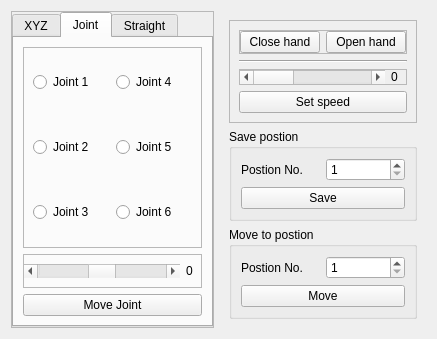
<?xml version="1.0" encoding="UTF-8"?>
<ui version="4.0">
 <class>ManualControl</class>
 <widget class="QWidget" name="ManualControl">
  <property name="geometry">
   <rect>
    <x>0</x>
    <y>0</y>
    <width>437</width>
    <height>320</height>
   </rect>
  </property>
  <property name="windowTitle">
   <string>Manual control</string>
  </property>
  <layout class="QHBoxLayout" name="horizontalLayout">
   <item>
    <widget class="QFrame" name="frame">
     <property name="frameShape">
      <enum>QFrame::StyledPanel</enum>
     </property>
     <property name="frameShadow">
      <enum>QFrame::Raised</enum>
     </property>
     <layout class="QVBoxLayout" name="verticalLayout">
      <property name="spacing">
       <number>0</number>
      </property>
      <property name="margin">
       <number>0</number>
      </property>
      <item>
       <widget class="QTabWidget" name="tabWidget">
        <property name="sizePolicy">
         <sizepolicy hsizetype="Ignored" vsizetype="Expanding">
          <horstretch>0</horstretch>
          <verstretch>0</verstretch>
         </sizepolicy>
        </property>
        <property name="minimumSize">
         <size>
          <width>150</width>
          <height>0</height>
         </size>
        </property>
        <property name="tabPosition">
         <enum>QTabWidget::North</enum>
        </property>
        <property name="tabShape">
         <enum>QTabWidget::Rounded</enum>
        </property>
        <property name="currentIndex">
         <number>1</number>
        </property>
        <widget class="QWidget" name="xyz">
         <attribute name="title">
          <string>XYZ</string>
         </attribute>
         <layout class="QVBoxLayout" name="verticalLayout_5">
          <item>
           <widget class="QFrame" name="frame_8">
            <property name="frameShape">
             <enum>QFrame::StyledPanel</enum>
            </property>
            <property name="frameShadow">
             <enum>QFrame::Raised</enum>
            </property>
            <layout class="QGridLayout" name="gridLayout_4">
             <item row="0" column="3">
              <spacer name="horizontalSpacer">
               <property name="orientation">
                <enum>Qt::Horizontal</enum>
               </property>
               <property name="sizeHint" stdset="0">
                <size>
                 <width>40</width>
                 <height>20</height>
                </size>
               </property>
              </spacer>
             </item>
             <item row="1" column="3">
              <spacer name="horizontalSpacer_2">
               <property name="orientation">
                <enum>Qt::Horizontal</enum>
               </property>
               <property name="sizeHint" stdset="0">
                <size>
                 <width>40</width>
                 <height>20</height>
                </size>
               </property>
              </spacer>
             </item>
             <item row="1" column="2">
              <widget class="QSpinBox" name="sb_xyzY">
               <property name="minimum">
                <number>-30</number>
               </property>
               <property name="maximum">
                <number>30</number>
               </property>
              </widget>
             </item>
             <item row="0" column="1">
              <widget class="QLabel" name="label">
               <property name="text">
                <string>X:</string>
               </property>
              </widget>
             </item>
             <item row="2" column="2">
              <widget class="QSpinBox" name="sb_xyzZ">
               <property name="minimum">
                <number>-30</number>
               </property>
               <property name="maximum">
                <number>30</number>
               </property>
              </widget>
             </item>
             <item row="2" column="1">
              <widget class="QLabel" name="label_5">
               <property name="text">
                <string>Z:</string>
               </property>
              </widget>
             </item>
             <item row="0" column="2">
              <widget class="QSpinBox" name="sb_xyzX">
               <property name="minimum">
                <number>-30</number>
               </property>
               <property name="maximum">
                <number>30</number>
               </property>
              </widget>
             </item>
             <item row="1" column="1">
              <widget class="QLabel" name="label_4">
               <property name="text">
                <string>Y:</string>
               </property>
              </widget>
             </item>
             <item row="2" column="0">
              <spacer name="horizontalSpacer_3">
               <property name="orientation">
                <enum>Qt::Horizontal</enum>
               </property>
               <property name="sizeHint" stdset="0">
                <size>
                 <width>40</width>
                 <height>20</height>
                </size>
               </property>
              </spacer>
             </item>
             <item row="1" column="0">
              <spacer name="horizontalSpacer_10">
               <property name="orientation">
                <enum>Qt::Horizontal</enum>
               </property>
               <property name="sizeHint" stdset="0">
                <size>
                 <width>40</width>
                 <height>20</height>
                </size>
               </property>
              </spacer>
             </item>
             <item row="0" column="0">
              <spacer name="horizontalSpacer_11">
               <property name="orientation">
                <enum>Qt::Horizontal</enum>
               </property>
               <property name="sizeHint" stdset="0">
                <size>
                 <width>40</width>
                 <height>20</height>
                </size>
               </property>
              </spacer>
             </item>
             <item row="2" column="3">
              <spacer name="horizontalSpacer_12">
               <property name="orientation">
                <enum>Qt::Horizontal</enum>
               </property>
               <property name="sizeHint" stdset="0">
                <size>
                 <width>40</width>
                 <height>20</height>
                </size>
               </property>
              </spacer>
             </item>
            </layout>
           </widget>
          </item>
          <item>
           <widget class="QPushButton" name="pb_moveXYZ">
            <property name="text">
             <string>Move XYZ</string>
            </property>
           </widget>
          </item>
         </layout>
        </widget>
        <widget class="QWidget" name="joint">
         <attribute name="title">
          <string>Joint</string>
         </attribute>
         <layout class="QVBoxLayout" name="verticalLayout_4">
          <item>
           <widget class="QFrame" name="frame_6">
            <property name="frameShape">
             <enum>QFrame::StyledPanel</enum>
            </property>
            <property name="frameShadow">
             <enum>QFrame::Raised</enum>
            </property>
            <layout class="QGridLayout" name="gridLayout_3">
             <property name="verticalSpacing">
              <number>30</number>
             </property>
             <item row="0" column="0">
              <widget class="QRadioButton" name="rb_joint_1">
               <property name="text">
                <string>Joint 1</string>
               </property>
              </widget>
             </item>
             <item row="0" column="1">
              <widget class="QRadioButton" name="rb_joint_4">
               <property name="text">
                <string>Joint 4</string>
               </property>
              </widget>
             </item>
             <item row="1" column="0">
              <widget class="QRadioButton" name="rb_joint_2">
               <property name="text">
                <string>Joint 2</string>
               </property>
              </widget>
             </item>
             <item row="1" column="1">
              <widget class="QRadioButton" name="rb_joint_5">
               <property name="text">
                <string>Joint 5</string>
               </property>
              </widget>
             </item>
             <item row="2" column="0">
              <widget class="QRadioButton" name="rb_joint_3">
               <property name="text">
                <string>Joint 3</string>
               </property>
              </widget>
             </item>
             <item row="2" column="1">
              <widget class="QRadioButton" name="rb_joint_6">
               <property name="text">
                <string>Joint 6</string>
               </property>
              </widget>
             </item>
            </layout>
            <zorder>rb_joint_6</zorder>
            <zorder>rb_joint_4</zorder>
            <zorder>rb_joint_5</zorder>
            <zorder>rb_joint_2</zorder>
            <zorder>rb_joint_3</zorder>
            <zorder>rb_joint_1</zorder>
           </widget>
          </item>
          <item>
           <widget class="QFrame" name="frame_7">
            <property name="sizePolicy">
             <sizepolicy hsizetype="Preferred" vsizetype="Fixed">
              <horstretch>0</horstretch>
              <verstretch>0</verstretch>
             </sizepolicy>
            </property>
            <property name="frameShape">
             <enum>QFrame::StyledPanel</enum>
            </property>
            <property name="frameShadow">
             <enum>QFrame::Raised</enum>
            </property>
            <layout class="QHBoxLayout" name="horizontalLayout_4">
             <property name="leftMargin">
              <number>0</number>
             </property>
             <property name="rightMargin">
              <number>0</number>
             </property>
             <item>
              <widget class="QScrollBar" name="scroll_joint">
               <property name="minimum">
                <number>-30</number>
               </property>
               <property name="maximum">
                <number>30</number>
               </property>
               <property name="orientation">
                <enum>Qt::Horizontal</enum>
               </property>
              </widget>
             </item>
             <item>
              <widget class="QLabel" name="l_scroll_joint">
               <property name="sizePolicy">
                <sizepolicy hsizetype="Fixed" vsizetype="Preferred">
                 <horstretch>0</horstretch>
                 <verstretch>0</verstretch>
                </sizepolicy>
               </property>
               <property name="minimumSize">
                <size>
                 <width>15</width>
                 <height>0</height>
                </size>
               </property>
               <property name="layoutDirection">
                <enum>Qt::RightToLeft</enum>
               </property>
               <property name="text">
                <string>0</string>
               </property>
              </widget>
             </item>
            </layout>
           </widget>
          </item>
          <item>
           <widget class="QPushButton" name="pb_moveJoint">
            <property name="text">
             <string>Move Joint</string>
            </property>
           </widget>
          </item>
         </layout>
        </widget>
        <widget class="QWidget" name="tool">
         <attribute name="title">
          <string>Straight</string>
         </attribute>
         <layout class="QVBoxLayout" name="verticalLayout_6">
          <item>
           <widget class="QFrame" name="frame_9">
            <property name="frameShape">
             <enum>QFrame::StyledPanel</enum>
            </property>
            <property name="frameShadow">
             <enum>QFrame::Raised</enum>
            </property>
            <layout class="QGridLayout" name="gridLayout_5">
             <item row="0" column="2">
              <widget class="QSpinBox" name="sb_toolX">
               <property name="minimum">
                <number>-30</number>
               </property>
               <property name="maximum">
                <number>30</number>
               </property>
              </widget>
             </item>
             <item row="1" column="2">
              <widget class="QSpinBox" name="sb_toolY">
               <property name="minimum">
                <number>-30</number>
               </property>
               <property name="maximum">
                <number>30</number>
               </property>
              </widget>
             </item>
             <item row="0" column="1">
              <widget class="QLabel" name="label_11">
               <property name="text">
                <string>X:</string>
               </property>
              </widget>
             </item>
             <item row="2" column="2">
              <widget class="QSpinBox" name="sb_toolZ">
               <property name="minimum">
                <number>-30</number>
               </property>
               <property name="maximum">
                <number>30</number>
               </property>
              </widget>
             </item>
             <item row="2" column="1">
              <widget class="QLabel" name="label_12">
               <property name="text">
                <string>Z:</string>
               </property>
              </widget>
             </item>
             <item row="1" column="1">
              <widget class="QLabel" name="label_13">
               <property name="text">
                <string>Y:</string>
               </property>
              </widget>
             </item>
             <item row="0" column="3">
              <spacer name="horizontalSpacer_5">
               <property name="orientation">
                <enum>Qt::Horizontal</enum>
               </property>
               <property name="sizeHint" stdset="0">
                <size>
                 <width>40</width>
                 <height>20</height>
                </size>
               </property>
              </spacer>
             </item>
             <item row="1" column="3">
              <spacer name="horizontalSpacer_6">
               <property name="orientation">
                <enum>Qt::Horizontal</enum>
               </property>
               <property name="sizeHint" stdset="0">
                <size>
                 <width>40</width>
                 <height>20</height>
                </size>
               </property>
              </spacer>
             </item>
             <item row="2" column="3">
              <spacer name="horizontalSpacer_4">
               <property name="orientation">
                <enum>Qt::Horizontal</enum>
               </property>
               <property name="sizeHint" stdset="0">
                <size>
                 <width>40</width>
                 <height>20</height>
                </size>
               </property>
              </spacer>
             </item>
             <item row="2" column="0">
              <spacer name="horizontalSpacer_7">
               <property name="orientation">
                <enum>Qt::Horizontal</enum>
               </property>
               <property name="sizeHint" stdset="0">
                <size>
                 <width>40</width>
                 <height>20</height>
                </size>
               </property>
              </spacer>
             </item>
             <item row="1" column="0">
              <spacer name="horizontalSpacer_8">
               <property name="orientation">
                <enum>Qt::Horizontal</enum>
               </property>
               <property name="sizeHint" stdset="0">
                <size>
                 <width>40</width>
                 <height>20</height>
                </size>
               </property>
              </spacer>
             </item>
             <item row="0" column="0">
              <spacer name="horizontalSpacer_9">
               <property name="orientation">
                <enum>Qt::Horizontal</enum>
               </property>
               <property name="sizeHint" stdset="0">
                <size>
                 <width>40</width>
                 <height>20</height>
                </size>
               </property>
              </spacer>
             </item>
            </layout>
           </widget>
          </item>
          <item>
           <widget class="QPushButton" name="pb_moveTool">
            <property name="text">
             <string>Move straight</string>
            </property>
           </widget>
          </item>
         </layout>
        </widget>
       </widget>
      </item>
     </layout>
    </widget>
   </item>
   <item>
    <widget class="QFrame" name="frame_2">
     <layout class="QVBoxLayout" name="verticalLayout_2">
      <item>
       <widget class="QFrame" name="frame_3">
        <property name="frameShape">
         <enum>QFrame::StyledPanel</enum>
        </property>
        <property name="frameShadow">
         <enum>QFrame::Raised</enum>
        </property>
        <layout class="QVBoxLayout" name="verticalLayout_3">
         <item>
          <widget class="QFrame" name="frame_4">
           <property name="frameShape">
            <enum>QFrame::StyledPanel</enum>
           </property>
           <property name="frameShadow">
            <enum>QFrame::Raised</enum>
           </property>
           <layout class="QHBoxLayout" name="horizontalLayout_2">
            <property name="margin">
             <number>0</number>
            </property>
            <item>
             <widget class="QPushButton" name="pb_open_hand">
              <property name="text">
               <string>Close hand</string>
              </property>
             </widget>
            </item>
            <item>
             <widget class="QPushButton" name="pb_close_hand">
              <property name="text">
               <string>Open hand</string>
              </property>
             </widget>
            </item>
           </layout>
          </widget>
         </item>
         <item>
          <widget class="Line" name="line">
           <property name="orientation">
            <enum>Qt::Horizontal</enum>
           </property>
          </widget>
         </item>
         <item>
          <widget class="QFrame" name="frame_5">
           <property name="frameShape">
            <enum>QFrame::StyledPanel</enum>
           </property>
           <property name="frameShadow">
            <enum>QFrame::Raised</enum>
           </property>
           <layout class="QHBoxLayout" name="horizontalLayout_3">
            <property name="margin">
             <number>0</number>
            </property>
            <item>
             <widget class="QScrollBar" name="scroll_speed">
              <property name="maximum">
               <number>20</number>
              </property>
              <property name="orientation">
               <enum>Qt::Horizontal</enum>
              </property>
             </widget>
            </item>
            <item>
             <widget class="QLabel" name="l_scroll_speed">
              <property name="sizePolicy">
               <sizepolicy hsizetype="Fixed" vsizetype="Preferred">
                <horstretch>0</horstretch>
                <verstretch>0</verstretch>
               </sizepolicy>
              </property>
              <property name="minimumSize">
               <size>
                <width>15</width>
                <height>0</height>
               </size>
              </property>
              <property name="layoutDirection">
               <enum>Qt::RightToLeft</enum>
              </property>
              <property name="text">
               <string>0</string>
              </property>
             </widget>
            </item>
           </layout>
          </widget>
         </item>
         <item>
          <widget class="QPushButton" name="pb_setSpeed">
           <property name="text">
            <string>Set speed</string>
           </property>
          </widget>
         </item>
        </layout>
       </widget>
      </item>
      <item>
       <widget class="QGroupBox" name="gb_savePostion">
        <property name="title">
         <string>Save postion</string>
        </property>
        <layout class="QGridLayout" name="gridLayout">
         <item row="0" column="0">
          <widget class="QLabel" name="label_2">
           <property name="text">
            <string>Postion No.</string>
           </property>
          </widget>
         </item>
         <item row="0" column="1">
          <widget class="QSpinBox" name="sb_savePos">
           <property name="minimum">
            <number>1</number>
           </property>
           <property name="maximum">
            <number>999</number>
           </property>
          </widget>
         </item>
         <item row="1" column="0" colspan="2">
          <widget class="QPushButton" name="pb_savePos">
           <property name="text">
            <string>Save</string>
           </property>
          </widget>
         </item>
        </layout>
       </widget>
      </item>
      <item>
       <widget class="QGroupBox" name="gb_movePosition">
        <property name="title">
         <string>Move to postion</string>
        </property>
        <layout class="QGridLayout" name="gridLayout_2">
         <item row="0" column="0">
          <widget class="QLabel" name="label_3">
           <property name="text">
            <string>Postion No.</string>
           </property>
          </widget>
         </item>
         <item row="0" column="1">
          <widget class="QSpinBox" name="sb_movePos">
           <property name="minimum">
            <number>1</number>
           </property>
           <property name="maximum">
            <number>999</number>
           </property>
          </widget>
         </item>
         <item row="1" column="0" colspan="2">
          <widget class="QPushButton" name="pb_movePos">
           <property name="text">
            <string>Move</string>
           </property>
          </widget>
         </item>
        </layout>
       </widget>
      </item>
     </layout>
    </widget>
   </item>
  </layout>
 </widget>
 <resources/>
 <connections>
  <connection>
   <sender>scroll_speed</sender>
   <signal>valueChanged(int)</signal>
   <receiver>l_scroll_speed</receiver>
   <slot>setNum(int)</slot>
   <hints>
    <hint type="sourcelabel">
     <x>386</x>
     <y>72</y>
    </hint>
    <hint type="destinationlabel">
     <x>406</x>
     <y>78</y>
    </hint>
   </hints>
  </connection>
  <connection>
   <sender>scroll_joint</sender>
   <signal>valueChanged(int)</signal>
   <receiver>l_scroll_joint</receiver>
   <slot>setNum(int)</slot>
   <hints>
    <hint type="sourcelabel">
     <x>144</x>
     <y>242</y>
    </hint>
    <hint type="destinationlabel">
     <x>178</x>
     <y>238</y>
    </hint>
   </hints>
  </connection>
 </connections>
</ui>
